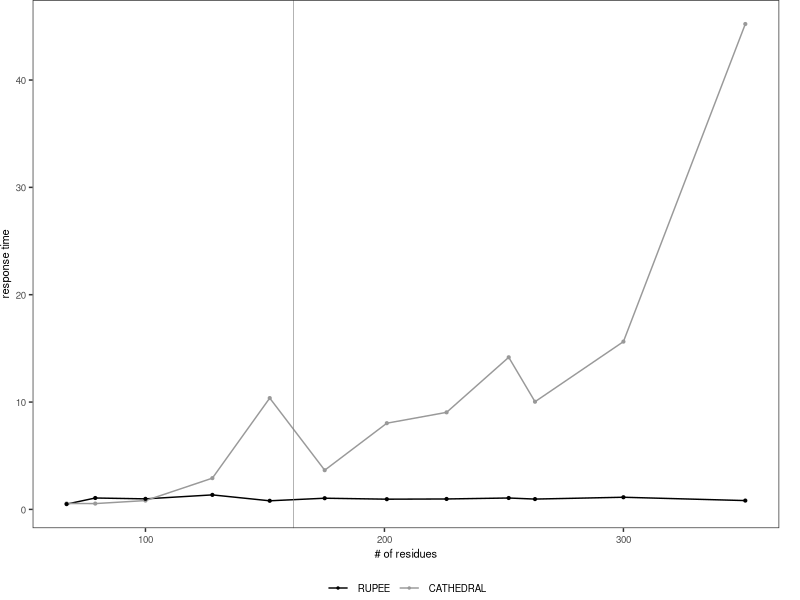

Here is the R script that generated this plot:

library(ggplot2)
library(plyr)

# clear environment
rm(list = ls())

# read in data file
df <- read.csv('response.txt')

# reorder factor levels
df$app <- factor(df$app, levels = c('RUPEE', 'CATHEDRAL'))

ggplot(df, aes(residue_count, response_time, group = app, color = app)) +
    
    # geoms
    geom_line(
        size = rel(0.5)
    ) + 
    geom_point(
        size = rel(0.75)
    ) + 
    geom_vline(
        xintercept = 162,
        colour = 'grey50', 
        size = rel(0.2)
    ) +

    # scales
    scale_color_grey(
        start = 0,
        end = 0.6
    ) + 
    
    # guides
    guides(color = guide_legend(override.aes = list(size = rel(0.5)))) + 

    # axis labels
    labs(
         x = '# of residues', 
         y = 'response time'
    ) + 
    
    # default theme 
    theme_bw() +

    # default override
    theme(
        plot.title = element_blank(), 
        plot.margin = margin(0,15,0,0), 

        panel.grid = element_blank(),
        
        axis.text = element_text(size = 7), 
        axis.title = element_text(size = 8), 
        
        legend.text = element_text(size = 7),
        legend.title = element_blank(), 
        legend.position = 'bottom',
        legend.margin = unit(0,'mm'),
        legend.direction = 'horizontal'
    ) 

ggsave('response.eps', width = 3, height = 2.0)


